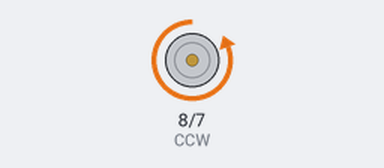
This sketch was run on a simulated Arduino Uno, built with avr-gcc and run on an emulated ATmega328P. Parts: motor-driver pin pairs drawn as motors (green arrow = first pin HIGH = forward, orange = second pin HIGH = backward, longer = more drive).

Above: at 0.5 s.
Timing chart, 0 to 4.6 s (numbered marks = the images above):
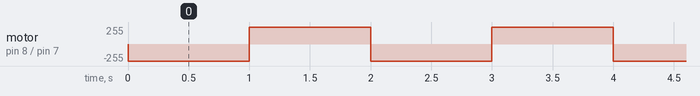

Measured:
- by itself, motor on pin 8 (CCW) / pin 7 (CW): alternates forward 255/255 for 1.0 s and backward 255/255 for 1.0 s

The sketch:

contol_code.ino
```cpp
#define CW 7
#define CCW 8

void setup() {
 pinMode(CW, OUTPUT);
 pinMode(CCW, OUTPUT);

}

void loop() {
  digitalWrite(CW, HIGH); // Motor run Clockwise
  delay(1000);
  digitalWrite(CW, LOW);
  digitalWrite(CCW, HIGH); //Motor run CounterClockwise
  delay(1000);
  digitalWrite(CCW, LOW);

}
```
